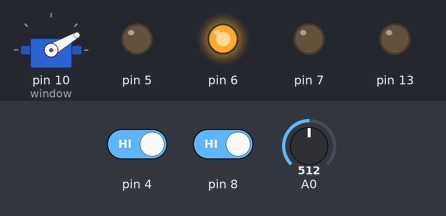
A sketch run on a simulated Arduino Uno, built with avr-gcc and run on an emulated ATmega328P. On the bench: servo, output pins drawn as LEDs (lit = HIGH). Dashed ring = blinking. Inputs (shaded band) come from the test bench; at power-on: pin 4 HIGH, pin 8 HIGH, A0 = 512. What the sketch prints to the serial monitor is not drawn.

Above: at 4.1 s.
4.2 s: pin 4 driven LOW
At 7.4 s:
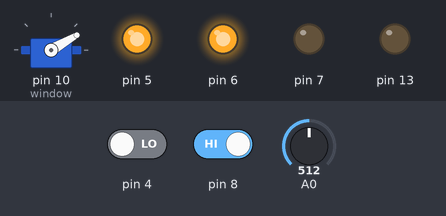
12.4 s: pin 8 driven LOW
At 15.4 s:
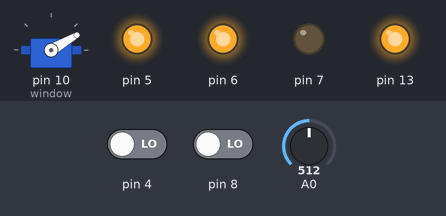
19.2 s: pin 4 driven HIGH
At 22.1 s:
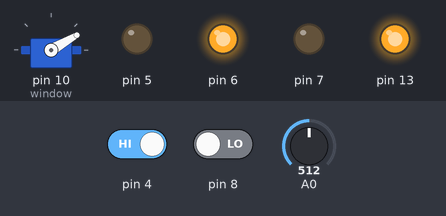
26.2 s: A0 set to 106
30.4 s: A0 set to 94
At 32.6 s:
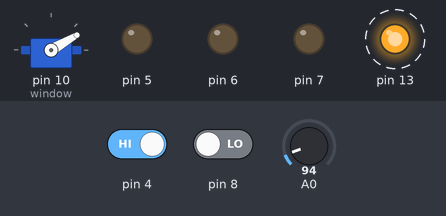
34.6 s: A0 set to 110
At 37.7 s:
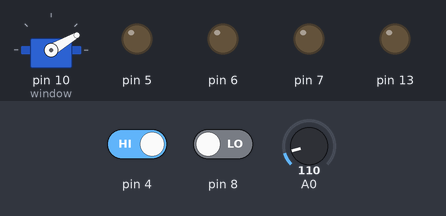
Timing chart, 0 to 43.8 s (numbered marks = the images above; inputs shaded):
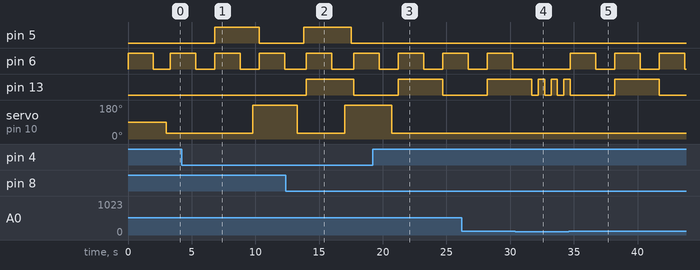

The sketch:

home.ino
```cpp
#include <Servo.h>
Servo window;  // 창문에 설치괸 서브 모터

void setup(){
    window.attach(10);  // 서브모터 시작
    Serial.begin(9600);
    pinMode(4,INPUT);
    pinMode(8,INPUT);
    pinMode(5,OUTPUT);
    pinMode(13,OUTPUT);
    pinMode(7,OUTPUT);  // 핀모터
    pinMode(6,OUTPUT); // 핀모터
}

int led5 = 0;              // 디지털 5번 핀에 led
int led13 = 0;             // 디지털 13번 핀에 led
int servo10 = 0;           // 10번에 연결된 서브 모터 상태
void loop(){
    int bt4 = digitalRead(4);
    int bt8 = digitalRead(8);
    Serial.print("bt4 : ");
    Serial.print(bt4);
    Serial.print(" bt8 : ");
    Serial.println(bt8);
    if(bt4 == 0){  // 내가 4번 버튼을 누를 떄
        if (led5 == 0) led5 = 1;     //
        else if (led5 == 1) led5 = 0 ;
        delay(200);
    }
    if(led5 == 1) digitalWrite(5,HIGH);
    else digitalWrite(5,LOW);

    // 8번 버튼 사용해서 13번에 연결된 led 위와 동일 하게 제어 하세요
    if(bt8 == 0){  // 내가 8번 버튼을 누를 떄
        if (led13 == 0) led13 = 1;     //
        else if (led13 == 1) led13 = 0 ;
        delay(200);
    }
    if(led13 == 1) digitalWrite(13,HIGH);
    else digitalWrite(13,LOW);

    int gas = analogRead(A0);
    Serial.print("gas : ");
    Serial.println(gas);
    if(gas > 100) {
        Serial.println("경보");
        digitalWrite(6,HIGH);
        digitalWrite(7,LOW);
        delay(2000);
        digitalWrite(6,LOW);
        digitalWrite(7,LOW);
        delay(1000);
    }

    // 서브 모터 동작 확인
    if(led5 == 1) window.write(180);
    if(led5 == 0) window.write(30);
    delay(300);
}
```

Measured:
- the behaviour switches between 101 and 100 on A0 (found by bisection; images 3 and 4)
- after the input at 4.2 s, pin 5: LOW → HIGH after 2.6 s, → LOW 3.5 s later; servo on pin 10 (window): 30° → 180° after 5.6 s
- after the input at 12.4 s, pin 13: LOW → HIGH after 1.6 s, → LOW 3.7 s later
- after the input at 19.2 s, pin 5: stays LOW (without the input it goes to HIGH after 2.0 s); servo on pin 10 (window): goes on until 20.7 s, then stays 30°
- after the input at 30.4 s, pin 6: stays LOW (without the input it goes to HIGH after 1.3 s)
- after the input at 34.6 s, pin 6: alternates HIGH for 2.0 s and LOW for 1.5 s, starting after 0.11 s
- by itself, pin 6: alternates HIGH for 2.0 s and LOW for 1.5 s
